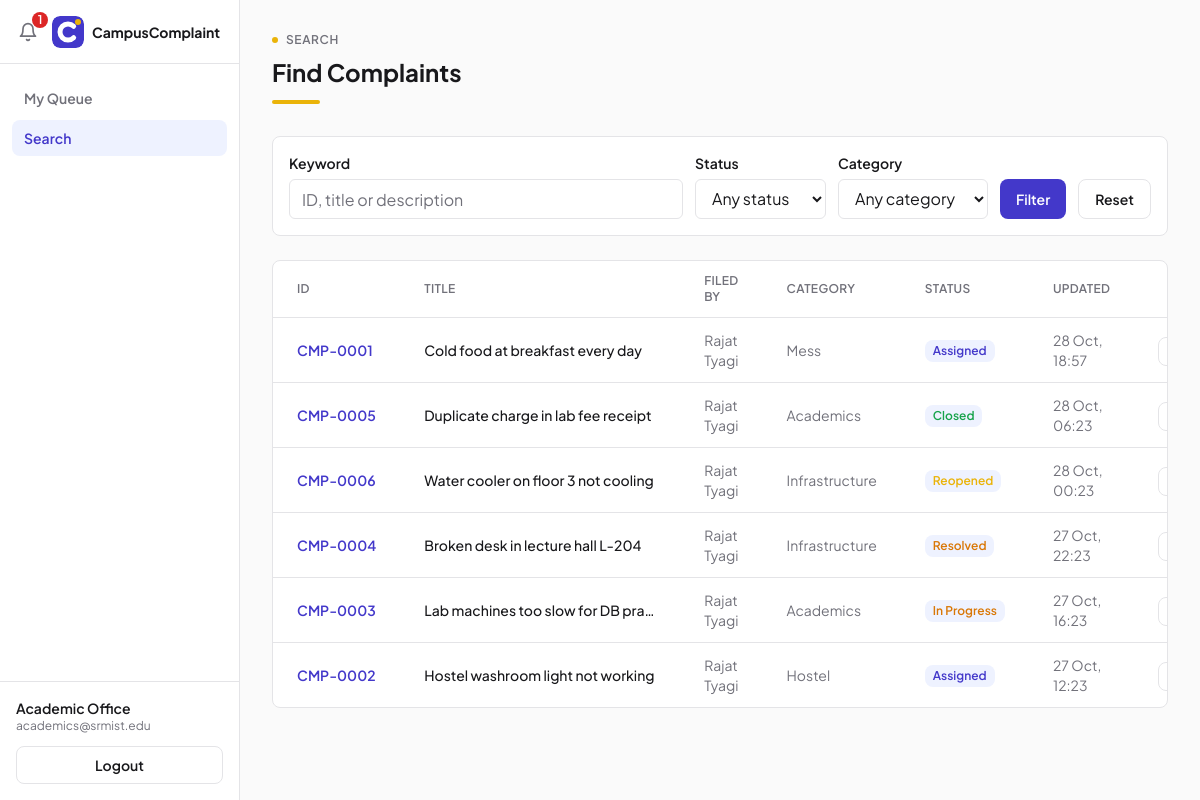
The page /search/ (signed in) on the database its author committed.
### complaints/models.py (models this page shows, shortened)
class User(AbstractUser):
    class Role(models.TextChoices):
        STUDENT = "STUDENT", "Student"
        ADMIN = "ADMIN", "Admin"
        DEPARTMENT = "DEPARTMENT", "Department"
    username = models.CharField(max_length=150, unique=True, blank=True)
    name = models.CharField(max_length=120)
    email = models.EmailField(unique=True)
    role = models.CharField(
        max_length=20,
        choices=Role.choices,
        default=Role.STUDENT,
    )
    department = models.CharField(
        max_length=80,
        blank=True,
        help_text="Only used for department accounts (e.g. Mess, Hostel).",
    )
    objects = UserManager()
    USERNAME_FIELD = "email"
    REQUIRED_FIELDS = []
    @property
    def is_student(self):
        return self.role == self.Role.STUDENT
    @property
    def is_administrator(self):
        return self.role == self.Role.ADMIN

class Complaint(models.Model):
    class Category(models.TextChoices):
        MESS = "MESS", "Mess"
        HOSTEL = "HOSTEL", "Hostel"
        ACADEMICS = "ACADEMICS", "Academics"
        INFRASTRUCTURE = "INFRASTRUCTURE", "Infrastructure"
        OTHERS = "OTHERS", "Others"
    class Priority(models.TextChoices):
        LOW = "LOW", "Low"
        MEDIUM = "MEDIUM", "Medium"
        HIGH = "HIGH", "High"
        URGENT = "URGENT", "Urgent"
    class Status(models.TextChoices):
        FILED = "FILED", "Filed"
        ASSIGNED = "ASSIGNED", "Assigned"
        IN_PROGRESS = "IN_PROGRESS", "In Progress"
        RESOLVED = "RESOLVED", "Resolved"
        CLOSED = "CLOSED", "Closed"
        REOPENED = "REOPENED", "Reopened"
    ALLOWED_TRANSITIONS = {
        Status.FILED: {Status.ASSIGNED},
        Status.ASSIGNED: {Status.IN_PROGRESS},
        Status.IN_PROGRESS: {Status.RESOLVED},
        Status.RESOLVED: {Status.CLOSED, Status.IN_PROGRESS},
        Status.CLOSED: {Status.REOPENED},
        Status.REOPENED: {Status.IN_PROGRESS},
    }
    number = models.CharField(max_length=12, unique=True, editable=False, blank=True)
    title = models.CharField(max_length=120)
    description = models.TextField()
    category = models.CharField(max_length=20, choices=Category.choices)
    priority = models.CharField(
        max_length=10,
        choices=Priority.choices,
        default=Priority.MEDIUM,
    )
    status = models.CharField(
        max_length=20,
        choices=Status.choices,
        default=Status.FILED,
    )
    created_by = models.ForeignKey(
        User,
        on_delete=models.PROTECT,
        related_name="filed_complaints",
    )
    assigned_to = models.ForeignKey(
        User,
        on_delete=models.SET_NULL,
        null=True,
        blank=True,
        related_name="assigned_complaints",
    )
    created_at = models.DateTimeField(default=timezone.now)
    updated_at = models.DateTimeField(default=timezone.now)
    closed_at = models.DateTimeField(null=True, blank=True)
    class Meta:
        ordering = ["-updated_at"]

### complaints/views.py (the view, shortened to what this page needs)
# urls.py: path("search/", views.search, name="search"),
@login_required
def search(request):
    form = SearchForm(request.GET or None)
    results = Complaint.objects.select_related("created_by", "assigned_to")
    if request.GET and not form.is_valid():
        messages.error(request, "Invalid search filters; showing all complaints.")
    return render(
        request,
        "search.html",
        {
            "form": form,
            "results": results,
            "active": "search",
        },
    )

### complaints/forms.py
class SearchForm(forms.Form):
    keyword = forms.CharField(
        required=False,
        max_length=100,
        widget=forms.TextInput(
            attrs={
                "class": INPUT_CLASS,
                "placeholder": "ID, title or description",
            }
        ),
    )
    status = forms.ChoiceField(
        required=False,
        choices=[("", "Any status")] + list(Complaint.Status.choices),
        widget=forms.Select(attrs={"class": SELECT_CLASS}),
    )
    category = forms.ChoiceField(
        required=False,
        choices=[("", "Any category")] + list(Complaint.Category.choices),
        widget=forms.Select(attrs={"class": SELECT_CLASS}),
    )

### complaints/context_processors.py (called while the page is built)
def navigation(request):
    if not request.user.is_authenticated:
        return {}
    notifications = request.user.notifications.select_related("complaint")[:6]
    unread_count = request.user.notifications.filter(is_read=False).count()
    return {
        "nav_notifications": notifications,
        "unread_count": unread_count,
    }

### complaints/templates/search.html (shortened to what this page needs)
{% extends "base.html" %}
{% block content %}
<div class="mb-8">
    <div class="mb-2 flex items-center gap-2 text-xs font-semibold uppercase tracking-wider text-muted">
        <span class="h-1.5 w-1.5 rounded-full bg-accent"></span>
        <span>Search</span>
    </div>
    <h1 class="text-2xl font-bold text-ink">Find Complaints</h1>
    <div class="mt-3 h-1 w-12 rounded-full bg-accent"></div>
</div>
<form action="{% url 'search' %}" method="get" class="mb-6 rounded-lg border border-border bg-card p-4">
    <div class="flex flex-wrap items-end gap-3">
        <div class="flex-1">
            <label for="{{ form.keyword.id_for_label }}" class="mb-1.5 block text-sm font-semibold text-ink">Keyword</label>
            {{ form.keyword }}
        </div>
        <div>
            <label for="{{ form.status.id_for_label }}" class="mb-1.5 block text-sm font-semibold text-ink">Status</label>
            {{ form.status }}
        </div>
        <div>
            <label for="{{ form.category.id_for_label }}" class="mb-1.5 block text-sm font-semibold text-ink">Category</label>
            {{ form.category }}
        </div>
        <button type="submit"
                class="h-10 rounded-lg bg-primary px-4 text-sm font-semibold text-white transition hover:bg-primary-hover">Filter</button>
        <a href="{% url 'search' %}"
           class="inline-flex h-10 items-center rounded-lg border border-border px-4 text-sm font-semibold text-ink transition hover:bg-page">Reset</a>
    </div>
</form>
<div class="overflow-hidden rounded-lg border border-border bg-card">
    <div class="overflow-x-auto">
        <table class="w-full min-w-[720px] text-left text-sm">
            <thead>
            <tr class="border-b border-border">
                <th class="px-6 py-3 text-xs font-semibold uppercase tracking-wide text-muted">ID</th>
                <th class="px-6 py-3 text-xs font-semibold uppercase tracking-wide text-muted">Title</th>
                <th class="px-6 py-3 text-xs font-semibold uppercase tracking-wide text-muted">Filed by</th>
                <th class="px-6 py-3 text-xs font-semibold uppercase tracking-wide text-muted">Category</th>
                <th class="px-6 py-3 text-xs font-semibold uppercase tracking-wide text-muted">Status</th>
                <th class="px-6 py-3 text-xs font-semibold uppercase tracking-wide text-muted">Updated</th>
                <th class="px-6 py-3"></th>
            </tr>
            </thead>
            <tbody>
            {% for c in results %}
            <tr class="border-b border-border transition last:border-0 hover:bg-surface">
                <td class="px-6 py-3 font-semibold text-primary" style="white-space: nowrap">{{ c.number }}</td>
                <td class="max-w-[280px] truncate px-6 py-3 font-medium text-ink">{{ c.title }}</td>
                <td class="px-6 py-3 text-muted">{{ c.created_by.name }}</td>
                <td class="px-6 py-3 text-muted">{{ c.get_category_display }}</td>
                <td class="px-6 py-3">
                    {% include "fragments/badge.html" with status=c.status label=c.get_status_display %}
                </td>
                <td class="px-6 py-3 text-muted">{{ c.updated_at|date:"d M, H:i" }}</td>
                <td class="px-6 py-3 text-right">
                    <a href="{% url 'complaint_detail' c.number %}"
                       class="rounded-lg border border-border px-3 py-1.5 text-xs font-semibold text-ink transition hover:bg-page">View</a>
                </td>
            </tr>
            {% empty %}
            <tr>
                <td colspan="7" class="px-6 py-12 text-center text-base text-muted">No complaints match your filters.</td>
            </tr>
            {% endfor %}
            </tbody>
        </table>
    </div>
</div>
{% endblock %}

### complaints/templates/fragments/sidebar.html (shortened to what this page needs)
{% load static %}
<nav id="sidebarNav" class="fixed inset-y-0 left-0 z-40 flex w-60 -translate-x-full flex-col border-r border-border bg-card transition-transform duration-200 ease-out lg:translate-x-0">
    <div class="relative flex h-16 items-center gap-2 border-b border-border px-3">
        <button type="button" id="notifToggle" aria-label="Notifications"
                class="relative hidden h-8 w-8 shrink-0 items-center justify-center rounded-lg text-muted transition hover:bg-page hover:text-ink lg:flex">
            <svg xmlns="http://www.w3.org/2000/svg" viewBox="0 0 24 24" fill="none" stroke="currentColor"
                 stroke-width="2" stroke-linecap="round" stroke-linejoin="round" class="h-5 w-5">
                <path d="M6 8a6 6 0 0 1 12 0c0 7 3 9 3 9H3s3-2 3-9"></path>
                <path d="M10.3 21a1.94 1.94 0 0 0 3.4 0"></path>
            </svg>
            {% if unread_count > 0 %}
            <span class="absolute -right-1 -top-1 inline-flex h-4 min-w-[16px] items-center justify-center rounded-full bg-danger px-1 text-xs font-semibold text-white">{{ unread_count }}</span>
            {% endif %}
        </button>
        <img src="{% static 'img/logo-mark.svg' %}" alt="CampusComplaint" class="h-8 w-8 shrink-0 rounded-lg">
        <span class="min-w-0 truncate text-sm font-bold text-ink">CampusComplaint</span>
    </div>
    <div class="flex-1 space-y-1 px-3 py-4">
        {% if user.is_student %}
        <a href="{% url 'dashboard_student' %}"
           class="block rounded-lg px-3 py-2 text-sm font-semibold transition {% if active == 'dashboard' %}bg-surface text-primary{% else %}text-muted hover:bg-page hover:text-ink{% endif %}">Dashboard</a>
        {% elif user.is_administrator %}
        <a href="{% url 'dashboard_admin' %}"
           class="block rounded-lg px-3 py-2 text-sm font-semibold transition {% if active == 'dashboard' %}bg-surface text-primary{% else %}text-muted hover:bg-page hover:text-ink{% endif %}">Dashboard</a>
        {% else %}
        <a href="{% url 'dashboard_department' %}"
           class="block rounded-lg px-3 py-2 text-sm font-semibold transition {% if active == 'dashboard' %}bg-surface text-primary{% else %}text-muted hover:bg-page hover:text-ink{% endif %}">My Queue</a>
        {% endif %}
        <a href="{% url 'search' %}"
           class="block rounded-lg px-3 py-2 text-sm font-semibold transition {% if active == 'search' %}bg-surface text-primary{% else %}text-muted hover:bg-page hover:text-ink{% endif %}">Search</a>
    </div>
    <div class="border-t border-border px-4 py-4">
        <div class="text-sm font-semibold text-ink">{{ user.name }}</div>
        <div class="mb-3 text-xs text-muted">{{ user.email }}</div>
        <form method="post" action="{% url 'logout' %}">
            <button type="submit"
                    class="block w-full rounded-lg border border-border px-3 py-2 text-center text-sm font-semibold text-ink transition hover:bg-page">Logout</button>
        </form>
    </div>
</nav>

### complaints/templates/fragments/badge.html
<span class="inline-flex h-[22px] items-center rounded-lg bg-surface px-2 text-xs font-semibold {% if status == 'CLOSED' %}text-success{% elif status == 'RESOLVED' or status == 'IN_PROGRESS' %}text-warning{% elif status == 'REOPENED' %}text-accent{% else %}text-primary{% endif %}" style="white-space: nowrap">{{ label }}</span>

### rows shown on the page
User: name "Academic Office", email "academics@srmist.edu"
Complaint: number "CMP-0001", title "Cold food at breakfast every day", created_by.name "Rajat Tyagi", category "Mess", status "Assigned", updated_at "28 Oct, 18:57"
Complaint: number "CMP-0005", title "Duplicate charge in lab fee receipt", created_by.name "Rajat Tyagi", category "Academics", status "Closed", updated_at "28 Oct, 06:23"
Complaint: number "CMP-0006", title "Water cooler on floor 3 not cooling", created_by.name "Rajat Tyagi", category "Infrastructure", status "Reopened", updated_at "28 Oct, 00:23"
Complaint: number "CMP-0004", title "Broken desk in lecture hall L-204", created_by.name "Rajat Tyagi", category "Infrastructure", status "Resolved", updated_at "27 Oct, 22:23"
Complaint: number "CMP-0003", title "Lab machines too slow for DB pra…", created_by.name "Rajat Tyagi", category "Academics", label "In Progress", updated_at "27 Oct, 16:23"
Complaint: number "CMP-0002", title "Hostel washroom light not working", created_by.name "Rajat Tyagi", category "Hostel", status "Assigned", updated_at "27 Oct, 12:23"

### other values the page prints
{{ unread_count }} "1"
